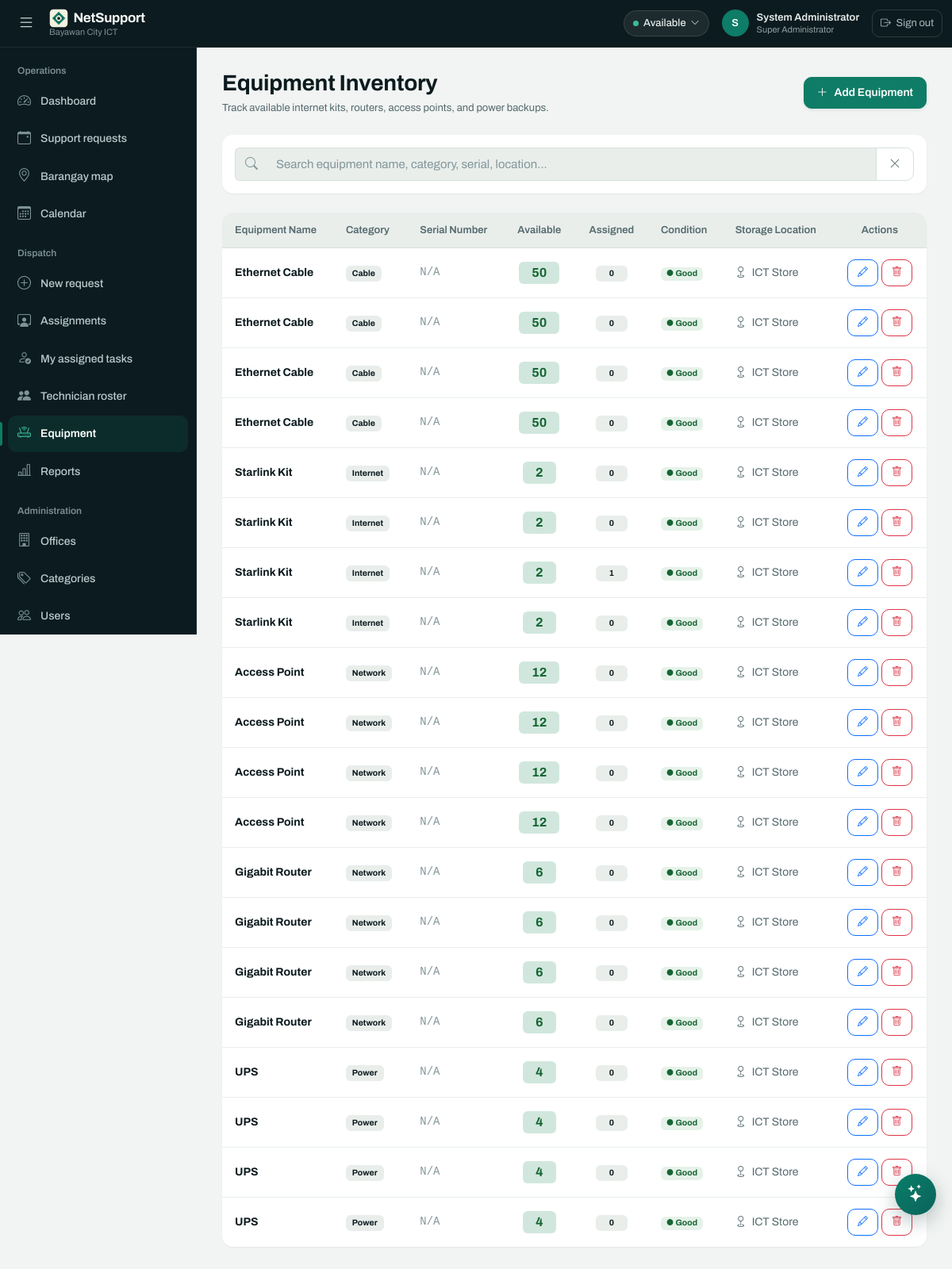
The app's page /equipment.php (signed in) with its own data.
### tables this page shows
CREATE TABLE `equipment` (
  `id` int(10) UNSIGNED NOT NULL,
  `name` varchar(120) NOT NULL,
  `category` varchar(80) DEFAULT NULL,
  `serial_number` varchar(100) DEFAULT NULL,
  `quantity_available` int(10) UNSIGNED DEFAULT 0,
  `quantity_assigned` int(10) UNSIGNED DEFAULT 0,
  `condition_status` varchar(50) DEFAULT 'Good',
  `storage_location` varchar(120) DEFAULT NULL
);

### config.php (called while the page is built, shortened)
<?php
function db(): PDO {
    static $pdo;
    if (!$pdo) {
        $pdo = new PDO(
            'mysql:host='.DB_HOST.';port='.DB_PORT.';dbname='.DB_NAME.';charset=utf8mb4',
            DB_USER, DB_PASS,
            [
                PDO::ATTR_ERRMODE            => PDO::ERRMODE_EXCEPTION,
                PDO::ATTR_DEFAULT_FETCH_MODE => PDO::FETCH_ASSOC,
                PDO::ATTR_EMULATE_PREPARES   => false,
            ]
        );
        $pdo->exec("SET time_zone = '+08:00'");
    }
    return $pdo;
}
function h(?string $value): string { return htmlspecialchars((string)$value, ENT_QUOTES, 'UTF-8'); }

### equipment.php (the view, shortened to what this page needs)
<?php
require_once 'config.php';
$items = db()->query('SELECT * FROM equipment ORDER BY category, name')->fetchAll();
require 'partials/header.php';
?>
<div class="d-flex flex-column flex-md-row justify-content-between align-items-md-center gap-3 mb-4">
    <div>
        <h3 class="fw-bold text-dark mb-1">Equipment Inventory</h3>
        <p class="text-secondary small mb-0">Track available internet kits, routers, access points, and power backups.</p>
    </div>
    <button class="btn btn-primary d-inline-flex align-items-center gap-2 shadow-sm"
            data-bs-toggle="modal" data-bs-target="#addEquipmentModal">
        <i class="bi bi-plus-lg"></i>
        <span>Add Equipment</span>
    </button>
</div>
<div class="card stat-card border-0 p-3 mb-4">
    <div class="input-group">
        <span class="input-group-text bg-light border-end-0"><i class="bi bi-search text-muted"></i></span>
        <input type="text" id="equipSearchInput" class="form-control bg-light border-start-0" placeholder="Search equipment name, category, serial, location..." oninput="filterEquipTable()">
        <button class="btn btn-outline-secondary" type="button" onclick="document.getElementById('equipSearchInput').value='';filterEquipTable();" title="Clear"><i class="bi bi-x-lg"></i></button>
    </div>
</div>
<div class="card stat-card border-0">
    <div class="app-table-container">
        <div class="table-responsive">
            <table class="table app-table align-middle" id="equipTable">
                <thead>
                    <tr>
                        <th>Equipment Name</th>
                        <th>Category</th>
                        <th>Serial Number</th>
                        <th class="text-center">Available</th>
                        <th class="text-center">Assigned</th>
                        <th>Condition</th>
                        <th>Storage Location</th>
                        <th class="text-center">Actions</th>
                    </tr>
                </thead>
                <tbody>
                    <?php foreach ($items as $i): ?>
                        <tr>
                            <td>
                                <div class="fw-bold text-dark"><?= h($i['name']) ?></div>
                            </td>
                            <td>
                                <span class="badge bg-light text-dark border"><?= h($i['category']) ?></span>
                            </td>
                            <td class="font-monospace small text-muted">
                                <?= h($i['serial_number'] ?: 'N/A') ?>
                            </td>
                            <td class="text-center">
                                <span class="badge bg-success-subtle text-success fw-bold fs-6 px-3">
                                    <?= (int)$i['quantity_available'] ?>
                                </span>
                            </td>
                            <td class="text-center">
                                <span class="badge bg-light text-dark border px-3">
                                    <?= (int)$i['quantity_assigned'] ?>
                                </span>
                            </td>
                            <td>
                                <span class="badge badge-soft-<?= $i['condition_status'] === 'Good' ? 'success' : 'warning' ?>">
                                    ● <?= h($i['condition_status']) ?>
                                </span>
                            </td>
                            <td class="small text-secondary">
                                <i class="bi bi-geo me-1"></i> <?= h($i['storage_location']) ?>
                            </td>
                            <td class="text-center">
                                <div class="d-flex justify-content-center gap-1">
                                    <button type="button"
                                            class="btn btn-sm btn-outline-primary"
                                            title="Edit"
                                            onclick="openEditModal(<?= htmlspecialchars(json_encode($i), ENT_QUOTES) ?>)">
                                        <i class="bi bi-pencil"></i>
                                    </button>
                                    <button type="button"
                                            class="btn btn-sm btn-outline-danger"
                                            title="Delete"
                                            onclick="openDeleteModal(<?= (int)$i['id'] ?>, <?= htmlspecialchars(json_encode($i['name']), ENT_QUOTES) ?>)">
                                        <i class="bi bi-trash"></i>
                                    </button>
                                </div>
                            </td>
                        </tr>
                    <?php endforeach; ?>
                </tbody>
            </table>
        </div>
    </div>
</div>
<?php require 'partials/footer.php'; ?>

### assets/app.css (style rules this page uses)
:root { --font: 'Archivo', -apple-system, BlinkMacSystemFont, 'Segoe UI', Roboto, sans-serif; --ink: #0C1B1F; --paper: #F1F4F2; --surface: #FFFFFF; --surface-sunk: #E9EEEB; --signal: #0E7C66; --signal-deep: #0A5F4E; --signal-wash: #E4F1ED; --amber: #B45309; --amber-wash: #FBF0E2; --rust: #B3261E; --rust-wash: #FBEAE8; --harbor: #1F6FEB; --harbor-wash: #E7F0FE; --violet: #6D28D9; --violet-wash: #F0E9FD; --moss: #166534; --moss-wash: #E6F2E9; --text: #0C1B1F; --text-muted: #566A6F; --text-faint: #83969A; --line: #D7E0DC; --line-soft: #E8EEEB; --shadow-1: 0 1px 2px rgba(12, 27, 31, .06); --shadow-2: 0 6px 16px -6px rgba(12, 27, 31, .18); --shadow-3: 0 18px 40px -12px rgba(12, 27, 31, .28); --r-sm: 6px; --r-md: 10px; --r-lg: 14px; --r-xl: 20px; --rail: 248px; --bar: 60px; --dock: 0px; --radius-sm: var(--r-sm); --radius-md: var(--r-md); --radius-lg: var(--r-lg); --radius-xl: var(--r-xl); --primary: var(--signal); --primary-light: var(--signal-wash); --danger: var(--rust); --success: var(--moss); --warning: var(--amber); --border-color: var(--line); --text-main: var(--text); --shadow-sm: var(--shadow-1); --shadow-md: var(--shadow-2); --shadow-lg: var(--shadow-3); --bs-primary: var(--signal); --bs-body-font-family: var(--font); --bs-body-color: var(--text); --bs-border-color: var(--line); --bs-link-color: var(--signal-deep); --bs-link-hover-color: var(--signal); }
*, *::before, *::after { box-sizing: border-box; }
html { -webkit-text-size-adjust: 100%; }
body { font-family: var(--font); background: var(--paper); color: var(--text); margin: 0; min-height: 100vh; font-size: 15px; line-height: 1.55; -webkit-font-smoothing: antialiased; text-rendering: optimizeLegibility; }
time, .stat-value, .app-table td, .count, .tnum { font-variant-numeric: tabular-nums; }
h1, h2, h3, h4, h5, h6 { font-weight: 600; letter-spacing: -.011em; color: var(--text); }
.stat-card, .app-card, .card { background: var(--surface); border: 1px solid var(--line); border-radius: var(--r-lg); box-shadow: var(--shadow-1); }
.stat-card { transition: border-color .15s ease; }
.badge-soft-success { background: var(--moss-wash); color: var(--moss); }
.app-table-container, .table-responsive { border-radius: var(--r-lg); overflow-x: auto; -webkit-overflow-scrolling: touch; overscroll-behavior-x: contain; }
.app-table { margin-bottom: 0; width: 100%; }
.app-table th { background: var(--surface-sunk); color: var(--text-muted); font-size: .8125rem; font-weight: 600; text-transform: none; letter-spacing: 0; padding: .75rem 1rem; border-bottom: 1px solid var(--line); white-space: nowrap; text-align: left; }
.app-table td { padding: .875rem 1rem; vertical-align: middle; border-bottom: 1px solid var(--line-soft); font-size: .875rem; color: #223438; }
.app-table tbody tr:last-child td { border-bottom: 0; }
.btn { font-family: var(--font); font-weight: 500; border-radius: var(--r-md); font-size: .875rem; min-height: 40px; display: inline-flex; align-items: center; justify-content: center; gap: .4rem; padding: .5rem 1rem; }
.btn-primary, .btn-primary:focus { background: var(--signal); border-color: var(--signal); color: #FFF; font-weight: 600; box-shadow: none; }
.btn-quiet, .btn-outline-secondary, .btn-light { background: var(--surface); border: 1px solid var(--line); color: var(--text-muted); font-weight: 500; text-decoration: none; }
.btn-sm { min-height: 34px; font-size: .8125rem; padding: .3125rem .75rem; }
.form-control, .form-select { font-family: var(--font); font-size: .9375rem; border: 1px solid var(--line); border-radius: var(--r-md); padding: .5rem .75rem; min-height: 42px; color: var(--text); background-color: var(--surface); }
.form-control::placeholder { color: var(--text-faint); }
.text-secondary { color: var(--text-muted) !important; }
.text-muted { color: var(--text-faint) !important; }
.text-dark { color: var(--text) !important; }
.text-success { color: var(--moss) !important; }
.bg-light { background-color: var(--surface-sunk) !important; }
.border-bottom, .border-top, .border { border-color: var(--line-soft) !important; }

### records on screen
equipment: name "Ethernet Cable", category "Cable", serial_number "N/A", quantity_available "50", quantity_assigned "0", condition_status "Good", storage_location "ICT Store"
equipment: name "Ethernet Cable", category "Cable", serial_number "N/A", quantity_available "50", quantity_assigned "0", condition_status "Good", storage_location "ICT Store"
equipment: name "Ethernet Cable", category "Cable", serial_number "N/A", quantity_available "50", quantity_assigned "0", condition_status "Good", storage_location "ICT Store"
equipment: name "Ethernet Cable", category "Cable", serial_number "N/A", quantity_available "50", quantity_assigned "0", condition_status "Good", storage_location "ICT Store"
equipment: name "Starlink Kit", category "Internet", serial_number "N/A", quantity_available "2", quantity_assigned "0", condition_status "Good", storage_location "ICT Store"
equipment: name "Starlink Kit", category "Internet", serial_number "N/A", quantity_available "2", quantity_assigned "0", condition_status "Good", storage_location "ICT Store"
equipment: name "Starlink Kit", category "Internet", serial_number "N/A", quantity_available "2", quantity_assigned "1", condition_status "Good", storage_location "ICT Store"
equipment: name "Starlink Kit", category "Internet", serial_number "N/A", quantity_available "2", quantity_assigned "0", condition_status "Good", storage_location "ICT Store"
equipment: name "Access Point", category "Network", serial_number "N/A", quantity_available "12", quantity_assigned "0", condition_status "Good", storage_location "ICT Store"
equipment: name "Access Point", category "Network", serial_number "N/A", quantity_available "12", quantity_assigned "0", condition_status "Good", storage_location "ICT Store"
equipment: name "Access Point", category "Network", serial_number "N/A", quantity_available "12", quantity_assigned "0", condition_status "Good", storage_location "ICT Store"
equipment: name "Access Point", category "Network", serial_number "N/A", quantity_available "12", quantity_assigned "0", condition_status "Good", storage_location "ICT Store"
equipment: name "Gigabit Router", category "Network", serial_number "N/A", quantity_available "6", quantity_assigned "0", condition_status "Good", storage_location "ICT Store"
equipment: name "Gigabit Router", category "Network", serial_number "N/A", quantity_available "6", quantity_assigned "0", condition_status "Good", storage_location "ICT Store"
equipment: name "Gigabit Router", category "Network", serial_number "N/A", quantity_available "6", quantity_assigned "0", condition_status "Good", storage_location "ICT Store"
equipment: name "Gigabit Router", category "Network", serial_number "N/A", quantity_available "6", quantity_assigned "0", condition_status "Good", storage_location "ICT Store"
equipment: name "UPS", category "Power", serial_number "N/A", quantity_available "4", quantity_assigned "0", condition_status "Good", storage_location "ICT Store"
equipment: name "UPS", category "Power", serial_number "N/A", quantity_available "4", quantity_assigned "0", condition_status "Good", storage_location "ICT Store"
equipment: name "UPS", category "Power", serial_number "N/A", quantity_available "4", quantity_assigned "0", condition_status "Good", storage_location "ICT Store"
equipment: name "UPS", category "Power", serial_number "N/A", quantity_available "4", quantity_assigned "0", condition_status "Good", storage_location "ICT Store"

### other values on screen
$myAvailability "Available"
substr($me['full_name'], 0, 1) "S"
$me['full_name'] "System Administrator"
$me['role'] "Super Administrator"
